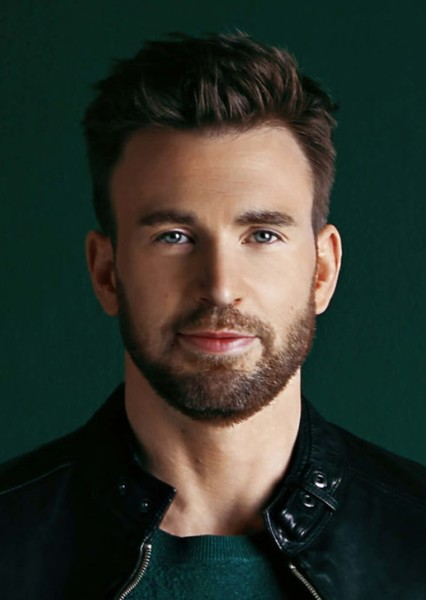
#> input picture test/test-evens.jpg, 426 x 600 px
$ python -i util.py   (imports and definitions only)
#> lines starting #> are read from the running program, lines starting #| are printed output that depends on the picture
import cv2
import pywt
import pickle
import joblib
import numpy as np


def haar_cascade(img):

    face_cascade = cv2.CascadeClassifier('./haarcascades/haarcascade_frontalface_default.xml')
    faces = face_cascade.detectMultiScale(img,1.3,5)

    (x,y,w,h) = faces[0]
    face_img = cv2.rectangle(img,(x,y),(x+w,y+h),(255,0,0),2)
    roi_color = face_img[y:y+h,x:x+w]

    return roi_color


def w2d(img, mode='haar', level=1):

    img_array = cv2.cvtColor(img, cv2.COLOR_RGB2BGR)
    img_array = np.float32(img_array)

    height, width, channels = img.shape
    img_array /= height

    coeffs          = pywt.wavedec2(img_array, mode, level)
    coeffs_list     = list(coeffs)
    coeffs_list[0] *= 0

    img_array_h  = pywt.waverec2(coeffs_list, mode)
    img_array_h *= 255
    img_array_h  = np.uint8(img_array_h)

    return img_array_h


def stack(img):
    normal_scal = cv2.resize(img, (32, 32))

    discret_img = w2d(img, 'db1', 5)
    discret_img = cv2.cvtColor(discret_img, cv2.COLOR_RGBA2RGB) if discret_img.shape[2] == 4 else discret_img[:, :, :3]

    discret_scal = cv2.resize(discret_img, (32, 32))

    normal_scal_flat = normal_scal.flatten()
    discret_scal_flat = discret_scal.flatten()

    combined_img = np.hstack((normal_scal_flat, discret_scal_flat))

    return combined_img


def predict(img):

    loaded_model = joblib.load('model.pkl')

    predictions = loaded_model.predict(img.reshape(1, -1))
    probability = loaded_model.predict_proba(img.reshape(1, -1))


    return probability[0]

>>> import cv2
>>> picture = cv2.cvtColor(cv2.imread('test/test-evens.jpg'), cv2.COLOR_BGR2RGB)
>>> result = stack(picture)
#> in stack, `normal_scal = cv2.resize(img, (32, 32))`:
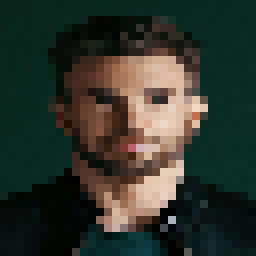
#> normal_scal: shape (32, 32, 3) (shown 8 times larger); mean R, G, B 47.8, 53.7, 45.2
#> in w2d, img_array is the input picture: shape (600, 426, 3); mean B, G, R 45, 53.5, 47.5
#> in w2d, `img_array /= height`:
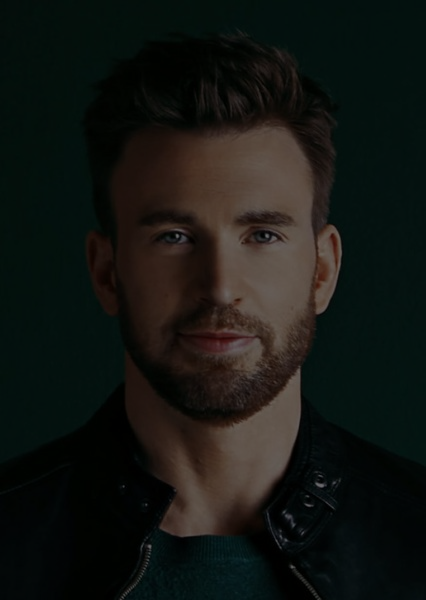
#> img_array: shape (600, 426, 3) float32; mean B, G, R 0.075, 0.0892, 0.0792
#> in w2d, `coeffs          = pywt.wavedec2(img_array, mode, level)`: coeffs = 2 items
#> in w2d, `img_array_h  = pywt.waverec2(coeffs_list, mode)`:
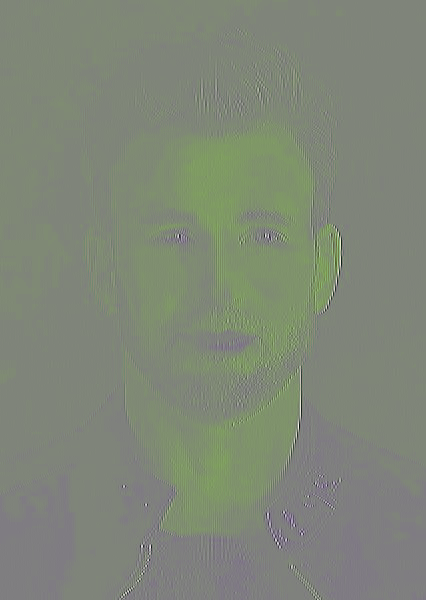
#> img_array_h: shape (600, 426, 4) float32; mean of channels 0, 1, 2, 3 -0.00709, 0.00709, 0, 0; drawn with min black and max white
#> in w2d, `img_array_h  = np.uint8(img_array_h)`:
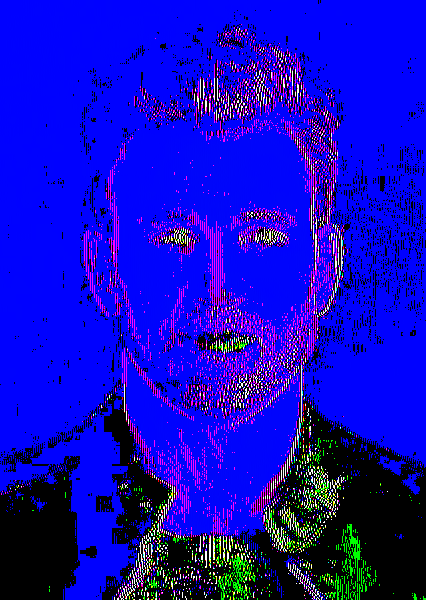
#> img_array_h: shape (600, 426, 4); mean of channels 0, 1, 2, 3 194.6, 9.3, 17.4, 17.4; drawn as B, G, R
#> in stack, `discret_scal = cv2.resize(discret_img, (32, 32))`:
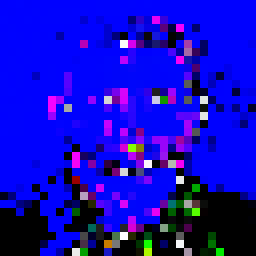
#> discret_scal: shape (32, 32, 3) (shown 8 times larger); mean B, G, R 192.6, 9.4, 17.6
#> in stack, `normal_scal_flat = normal_scal.flatten()`: normal_scal_flat = 3072 values, max 244 at index 1320, min 0 at index 234, mean 48.91
#> in stack, `discret_scal_flat = discret_scal.flatten()`: discret_scal_flat = 3072 values, max 255 at index 3, min 0 at index 2, mean 73.16
#> in stack, `combined_img = np.hstack((normal_scal_flat, discret_scal_flat))`: combined_img = 6144 values, max 255 at index 3075, min 0 at index 234, mean 61.03
#> result has the same summary as combined_img in stack

$ run again, on test/test-rdj.jpg
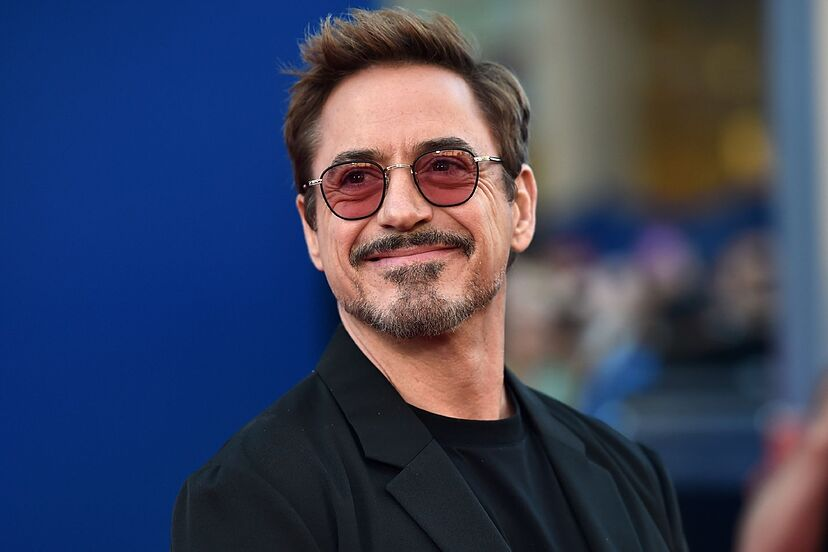
#> input picture test/test-rdj.jpg, 828 x 552 px
#> in w2d, img_array is the input picture: shape (552, 828, 3); mean B, G, R 92.7, 67.2, 60.2
#> in w2d, `img_array /= height`:
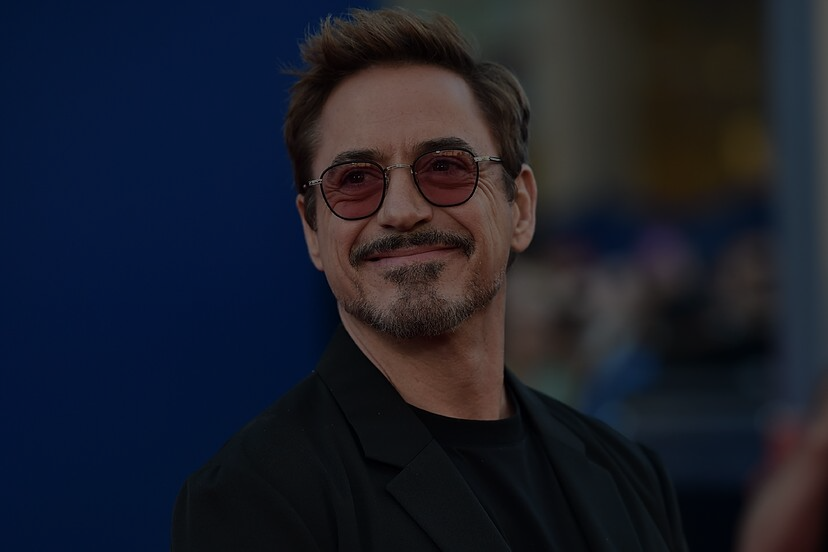
#> img_array: shape (552, 828, 3) float32; mean B, G, R 0.168, 0.122, 0.109
#> coeffs = 2 items
#> in stack, `discret_scal = cv2.resize(discret_img, (32, 32))`:
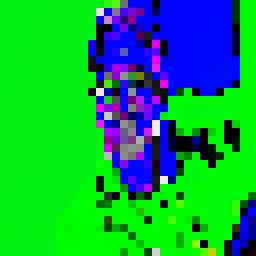
#> discret_scal: shape (32, 32, 3) (shown 8 times larger); mean B, G, R 68.8, 162, 12.7
#> normal_scal_flat = 3072 values, max 252 at index 1110, min 1 at index 1764, mean 73.5
#> discret_scal_flat = 3072 values, max 255 at index 252, min 0 at index 2, mean 81.16
#> combined_img = 6144 values, max 255 at index 3324, min 0 at index 3074, mean 77.33
#> result has the same summary as combined_img in stack

$ run again, on test/test-rdj2.jpg
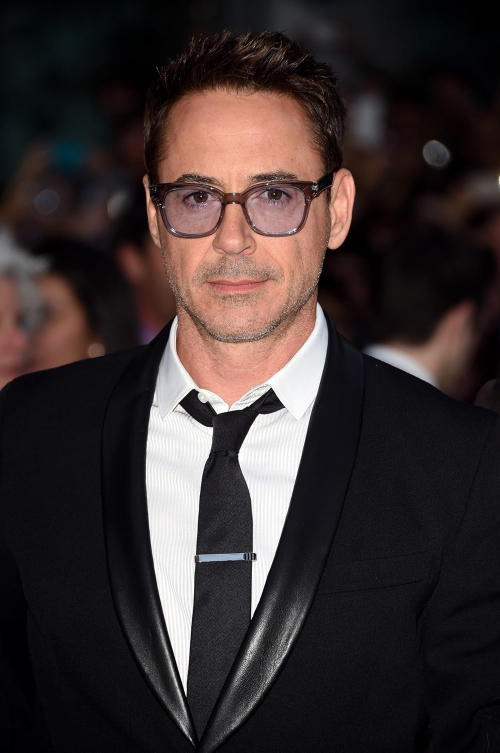
#> input picture test/test-rdj2.jpg, 1000 x 1505 px (shown at 1/2 size)
#> in w2d, img_array is the input picture: shape (1505, 1000, 3); mean B, G, R 47.6, 47.6, 57.7
#> coeffs = 2 items
#> in w2d, `img_array_h  = np.uint8(img_array_h)`:
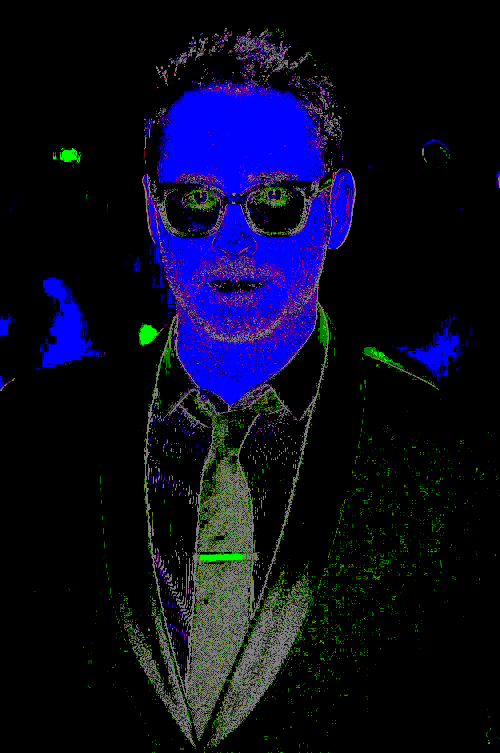
#> img_array_h: shape (1505, 1000, 4) (shown at 1/2 size); mean of channels 0, 1, 2, 3 32.7, 10.7, 10.4, 10.4; drawn as B, G, R
#> in stack, `discret_scal = cv2.resize(discret_img, (32, 32))`:
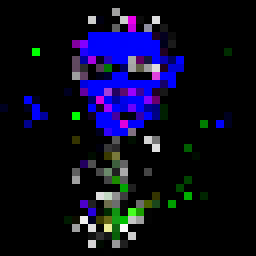
#> discret_scal: shape (32, 32, 3) (shown 8 times larger); mean B, G, R 32.7, 11.3, 11.5
#> normal_scal_flat = 3072 values, max 255 at index 1869, min 0 at index 90, mean 51.52
#> discret_scal_flat = 3072 values, max 255 at index 417, min 0 at index 0, mean 18.53
#> combined_img = 6144 values, max 255 at index 1869, min 0 at index 90, mean 35.03
#> result has the same summary as combined_img in stack

$ run again, on test/test-rdj3.jpg
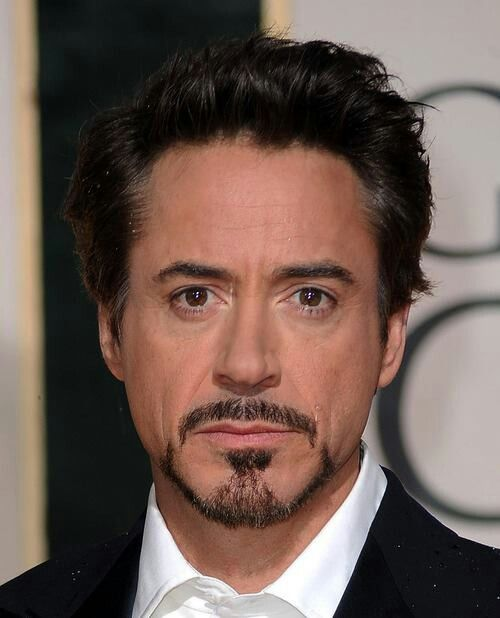
#> input picture test/test-rdj3.jpg, 500 x 618 px
#> in w2d, img_array is the input picture: shape (618, 500, 3); mean B, G, R 82.2, 90.3, 109.7
#> in w2d, `img_array /= height`:
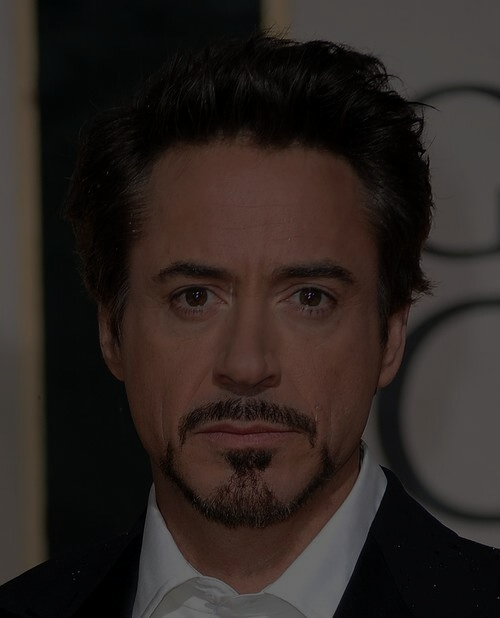
#> img_array: shape (618, 500, 3) float32; mean B, G, R 0.133, 0.146, 0.178
#> coeffs = 2 items
#> in stack, `discret_scal = cv2.resize(discret_img, (32, 32))`:
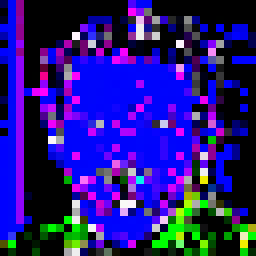
#> discret_scal: shape (32, 32, 3) (shown 8 times larger); mean B, G, R 127.5, 23.7, 36.3
#> normal_scal_flat = 3072 values, max 255 at index 2749, min 0 at index 605, mean 94.56
#> discret_scal_flat = 3072 values, max 255 at index 288, min 0 at index 1, mean 62.51
#> combined_img = 6144 values, max 255 at index 2749, min 0 at index 605, mean 78.54
#> result has the same summary as combined_img in stack
